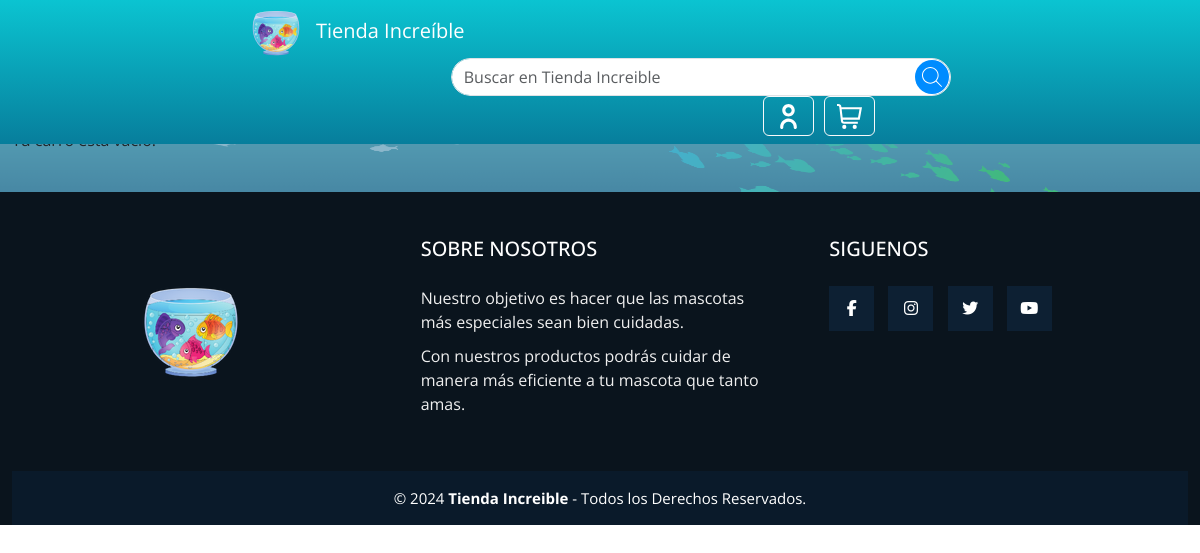
The app's page /tienda/compra, older data.
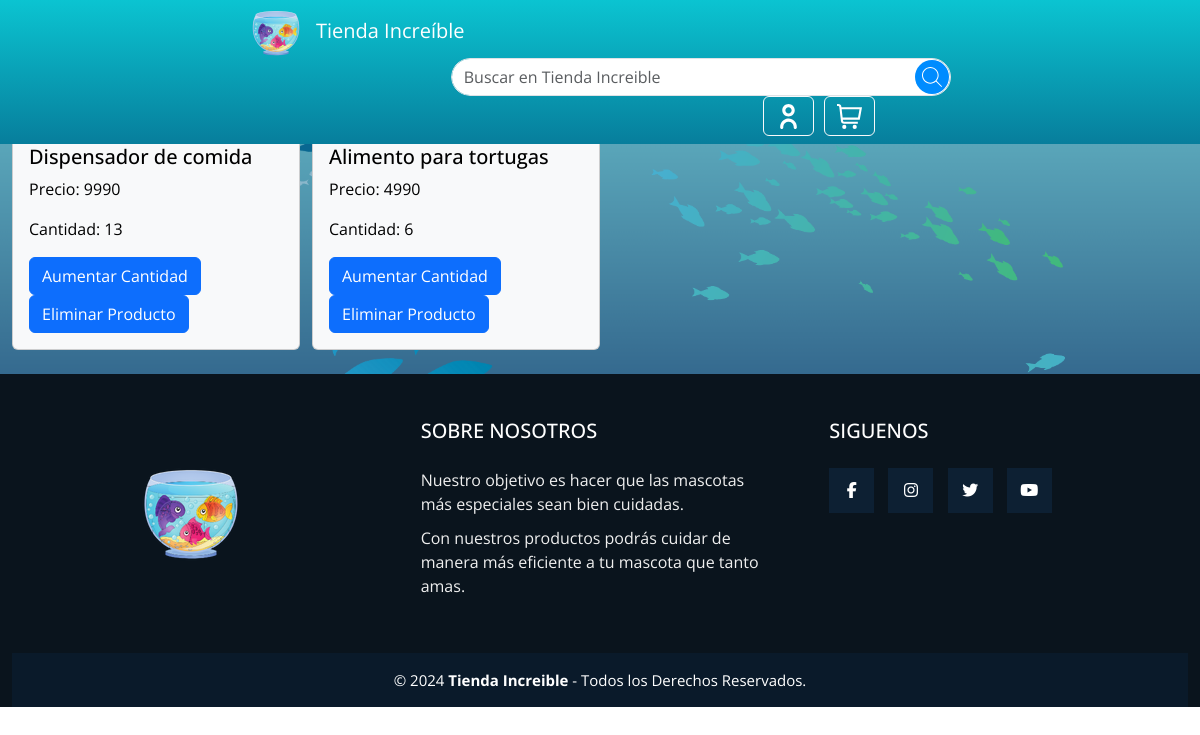
The same page, newer data.
### tienda/models.py (models this page shows)
class Carro(models.Model):
    nombre = models.CharField(max_length=100)
    precio = models.IntegerField()
    cantidad = models.IntegerField()

### tienda/views.py (the view)
# urls.py: path('compra', views.compra,name='compra'),
def compra(request):
    carro = Carro.objects.all()
    productos = Producto.objects.all()
    context={"productos": productos,
             "carro" : carro}
    return render(request,'tienda/compra.html',context)

### tienda/templates/tienda/compra.html (shortened to what this page needs)
{% load static %}
<!doctype html>
<html lang="en">
  <head>
    <link rel="stylesheet" href="{% static 'css/style.css' %}">
    <link href="https://cdn.jsdelivr.net/npm/bootstrap@5.3.3/dist/css/bootstrap.min.css" rel="stylesheet">
  </head>
  <body style="background-image: url('/static/img/bg.png'); background-repeat: no-repeat; background-size: 100% 100%; font-family: 'Trebuchet MS', 'Lucida Sans Unicode', 'Lucida Grande', 'Lucida Sans', Arial, sans-serif;">
    <nav class="navbar fixed-top" style="background-image: linear-gradient(to bottom, #0bc4d1, #077e9c);">
      <div class="container-fluid">
          <div class="row justify-content-between" style="margin-left: 6cm;">
              <div class="col-auto">
                  <a class="navbar-brand" href="{% url 'index' %}" style="color: white;">
                      <img src="{% static 'img/logo.png' %}" alt="" style="width: 50px; margin-right: 10px;">
                      Tienda Increíble
                  </a>
              </div>
              <div class="col-auto" style="margin-left: 200px;">
                  <form class="d-flex rounded-pill" role="search" style="border-radius: 5cm; overflow: hidden;">
                      <div class="position-relative">
                          <input class="form-control me-2 rounded-pill" type="search" placeholder="Buscar en Tienda Increible" aria-label="Search" style="border-radius: 5m; width: 500px;">
                          <button class="btn rounded-circle d-flex justify-content-center align-items-center position-absolute" type="submit" style="background-color: rgb(0, 140, 255); width: 34px; height: 34px; right: 0; top: 50%; transform: translateY(-50%); z-index: 1; margin-right: 10px;">
                              <img src="{% static 'img/buscar.svg' %}" alt="" style="width: 20px; height: 20px;">
                          </button>
                      </div>
                  </form>
              </div>
              <div class="col-auto d-flex" style="margin: auto;">
                <li class="nav-item d-flex" style="margin-left: 200px;">
                  <button type="button" class="btn btn-outline-light" data-bs-toggle="modal" data-bs-target="#exampleModal">
                    <span>
                      <img src="{% static 'img/user.svg' %}" alt="" style="width: 25px;">
                    </span>
                  </button>
                </li>
                <li class="nav-item d-flex">
                  <button class="btn btn-outline-light" type="button" data-bs-toggle="offcanvas" data-bs-target="#offcanvasRight" aria-controls="offcanvasRight" aria-label="Toggle navigation" style="margin-left: 10px;">
                    <span>
                      <img src="{% static 'img/shopping-cart.svg' %}" alt="" style="width: 25px;">
                    </span>
                  </button>
                </li>
              </div>
            </div>
          </div>
    </nav>
  <div class="container-fluid mt-5 d-flex justify-content-center">
    <div class="row g-4">
      <h1>Tu carrito</h1>
      {% if carro %}
        {% for x in carro%}
        <div class="col-3">
          <div class="card text-bg-light" style="width: 18rem;">
            <div class="card-body">
                <h5 class="card-title">{{ x.nombre }}</h5>
                <p class="card-text">Precio: {{ x.precio }}</p>
                <p class="card-text">Cantidad: {{ x.cantidad }}</p>
                <form method="post" action="{% url 'agregar_al_carro'%}">
                  <button type="submit" class="btn btn-primary">Aumentar Cantidad</button>
              </form>
              <form action="{% url 'eliminar_del_carro' x.nombre %}">
                <button type="submit" class="btn btn-primary">Eliminar Producto</button>
              </form>
            </div>
          </div>
        </div>
        {% endfor %}
      {% else %}
        <p>Tu carro está vacío.</p>
      {% endif %}
  <footer class="pie-pagina">
    <div class="grupo-1">
        <div class="box">
            <figure>
                <a href="#">
                    <img src="{% static 'img/logo.png' %}" alt="Logo de Tienda Increible" style="width: auto;">
                </a>
            </figure>
        </div>
        <div class="box">
            <h2>SOBRE NOSOTROS</h2>
            <p>Nuestro objetivo es hacer que las mascotas más especiales sean bien cuidadas.</p>
            <p>Con nuestros productos podrás cuidar de manera más eficiente a tu mascota que tanto amas.</p>
        </div>
        <div class="box">
            <h2>SIGUENOS</h2>
            <div class="red-social">
                <a href="#" class="fa fa-facebook"></a>
                <a href="#" class="fa fa-instagram"></a>
                <a href="#" class="fa fa-twitter"></a>
                <a href="#" class="fa fa-youtube"></a>
            </div>
        </div>
    </div>
    <div class="grupo-2">
        <small>&copy; 2024 <b>Tienda Increible</b> - Todos los Derechos Reservados.</small>
    </div>
</footer>
  </body>
</html>

### tienda/static/css/style.css (style rules this page uses)
* { margin: 0; padding: 0; box-sizing: border-box; font-family: 'Open Sans', sans-serif; }
.pie-pagina { width: 100%; background-color: #0a141d; margin-top: 1cm; }
.pie-pagina .grupo-1 { width: 100%; max-width: 1200px; margin: auto; display:grid; grid-template-columns: repeat(3, 1fr); grid-gap:50px; padding: 45px 0px; }
.pie-pagina .grupo-1 .box figure { width: 100%; height: 100%; display: flex; justify-content: center; align-items: center; }
.pie-pagina .grupo-1 .box figure img { width: 250px; }
.pie-pagina .grupo-1 .box h2 { color: #fff; margin-bottom: 25px; font-size: 20px; }
.pie-pagina .grupo-1 .box p { color: #efefef; margin-bottom: 10px; }
.pie-pagina .grupo-1 .red-social a { display: inline-block; text-decoration: none; width: 45px; height: 45px; line-height: 45px; color: #fff; margin-right: 10px; background-color: #0d2033; text-align: center; transition: all 300ms ease; }
.pie-pagina .grupo-2 { background-color: #0a1a2a; padding: 15px 10px; text-align: center; color: #fff; }
.pie-pagina .grupo-2 small { font-size: 15px; }

Row changes from the older to the newer data that the page shows:
added Carro: nombre "Dispensador de comida", precio "9990", cantidad "13"
added Carro: nombre "Alimento para tortugas", precio "4990", cantidad "6"
Text that changed along with them:
text no longer shown: "Tu carro está vacío."
